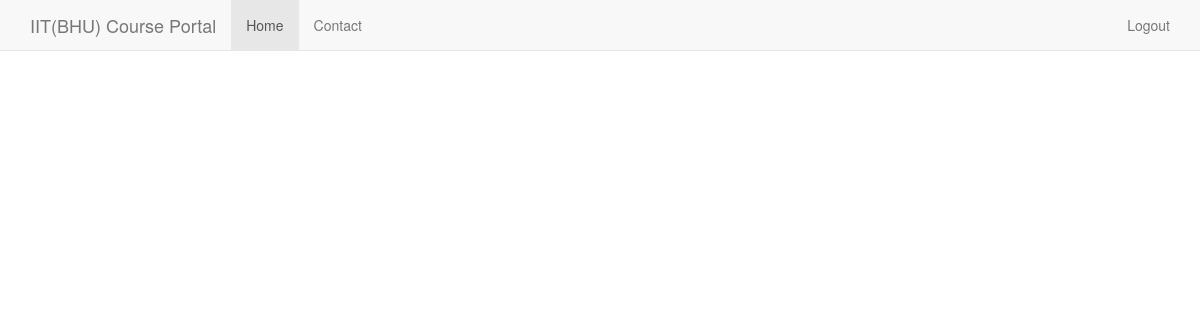
/programme/CS/activity_log/ (signed in), run on an earlier commit of the app's database.
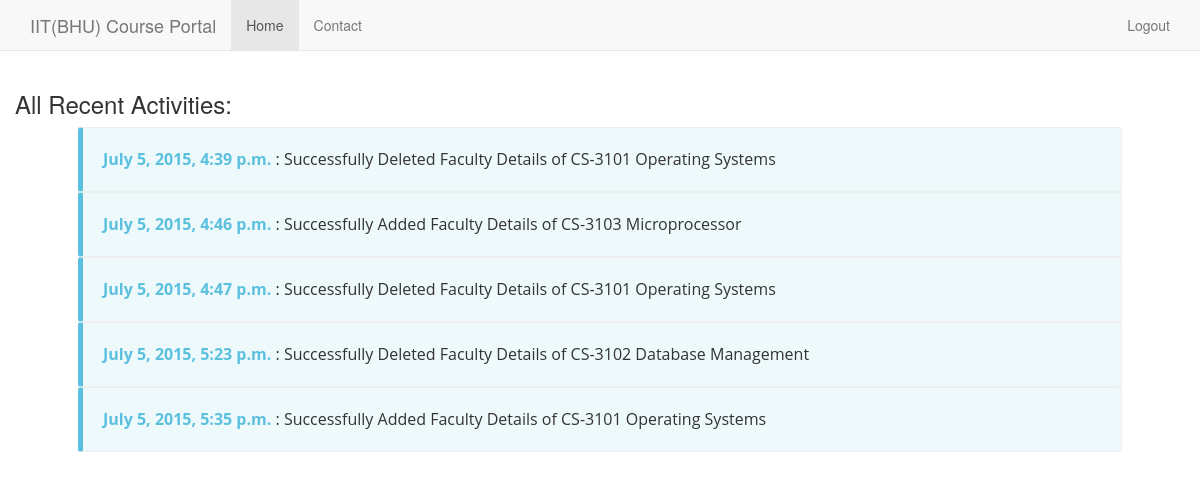
And on a later commit of the database.
### collection/models.py (models this page shows)
class ActivityLog(models.Model):
    USER=models.ForeignKey(Profile)
    log=models.CharField(max_length=1500)
    date_time= models.DateTimeField(auto_now=True)
    def __str__(self):              # __unicode__ on Python 2
        return self.log

### collection/views.py (the view)
# urls.py: url(r'^programme/(?P<br>[A-Za-z]{2})/activity_log/$', 'collection.views.activity_log_details'),
def activity_log_details(request,br):
    if not request.user.is_authenticated():
        return render(request,'registration/denied.html')
    profile = Profile.objects.get(user=request.user)
    if len(dept.objects.filter(head=profile))==0 or str(dept.objects.filter(head=profile)[0].dept_code) != br:
        return render(request,'registration/denied.html')
    activity_log=ActivityLog.objects.filter(USER=profile)
    context={'activity_log' : activity_log}
    return render(request,'collection/activity_log.html',context)

### templates/collection/activity_log.html (shortened to what this page needs)
{% extends "collection/index.html" %}
  {% block body  %}
  {% if activity_log %}
  	<div class="row">
        <h3>All Recent Activities:</h3>
		<div class="error-notice">
        {% for log in activity_log %}
          <div class="oaerror info">
            <strong>{{log.date_time}}</strong>  : {{log}}
          </div>
    {% endfor %}
        </div>
	</div>
    {% endif %}
{% endblock %}

What changed in the data, as far as the page shows it:
added ActivityLog: date_time "July 5, 2015, 4:39 p.m.", log "Successfully Deleted Faculty Details of CS-3101 Operating Systems"
added ActivityLog: date_time "July 5, 2015, 4:46 p.m.", log "Successfully Added Faculty Details of CS-3103 Microprocessor"
added ActivityLog: date_time "July 5, 2015, 4:47 p.m.", log "Successfully Deleted Faculty Details of CS-3101 Operating Systems"
added ActivityLog: date_time "July 5, 2015, 5:23 p.m.", log "Successfully Deleted Faculty Details of CS-3102 Database Management"
added ActivityLog: date_time "July 5, 2015, 5:35 p.m.", log "Successfully Added Faculty Details of CS-3101 Operating Systems"
Also different on the page:
text now shown: "All Recent Activities:"
